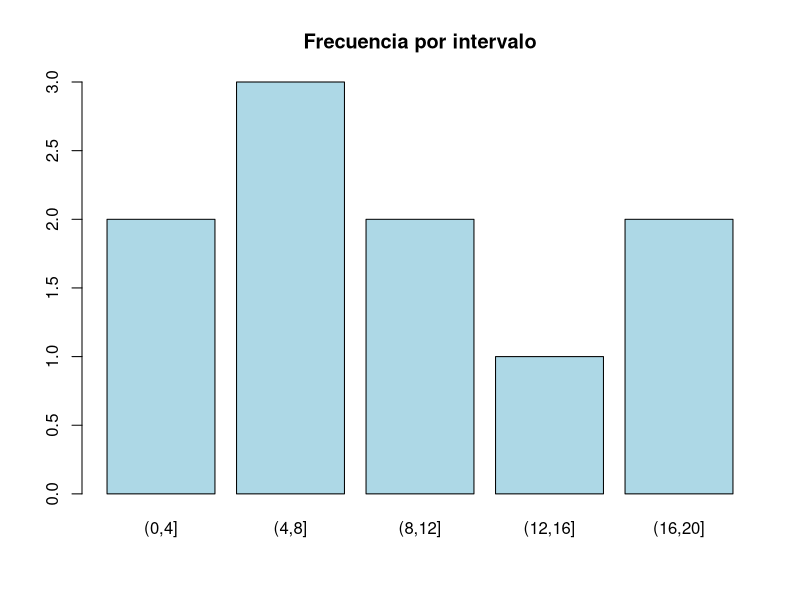

Write R code to recreate this figure.
# Ingresar números
numeros <- c(3,7,12,5,18,1,9,14,6,20) # se pueden colocar los numeros que desees 

# Crear intervalos
intervalos <- cut(numeros, breaks=seq(0,20,by=4), right=TRUE)
freq_obs <- table(intervalos)

# Chi-cuadrado
esperado <- length(numeros)/length(freq_obs)
chi2 <- sum((freq_obs - esperado)^2/esperado)
chi2

# Gráfico
barplot(freq_obs, main="Frecuencia por intervalo", col="lightblue")
